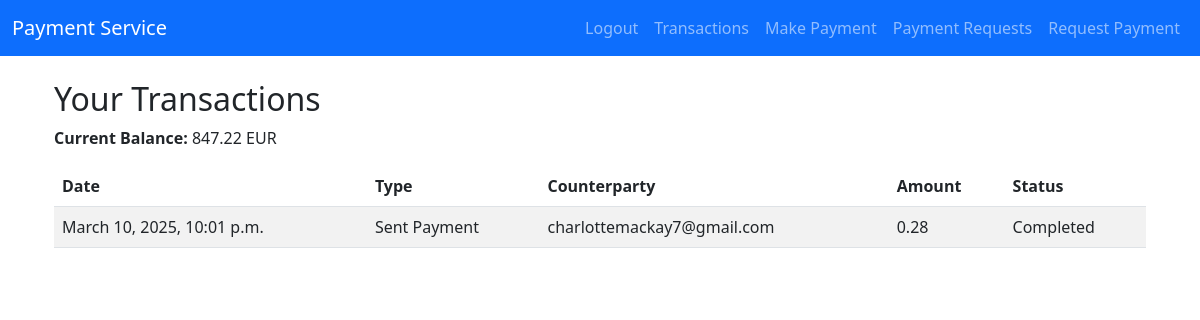
/webapps2025/pay/history/ (signed in), run on an earlier commit of the app's database.
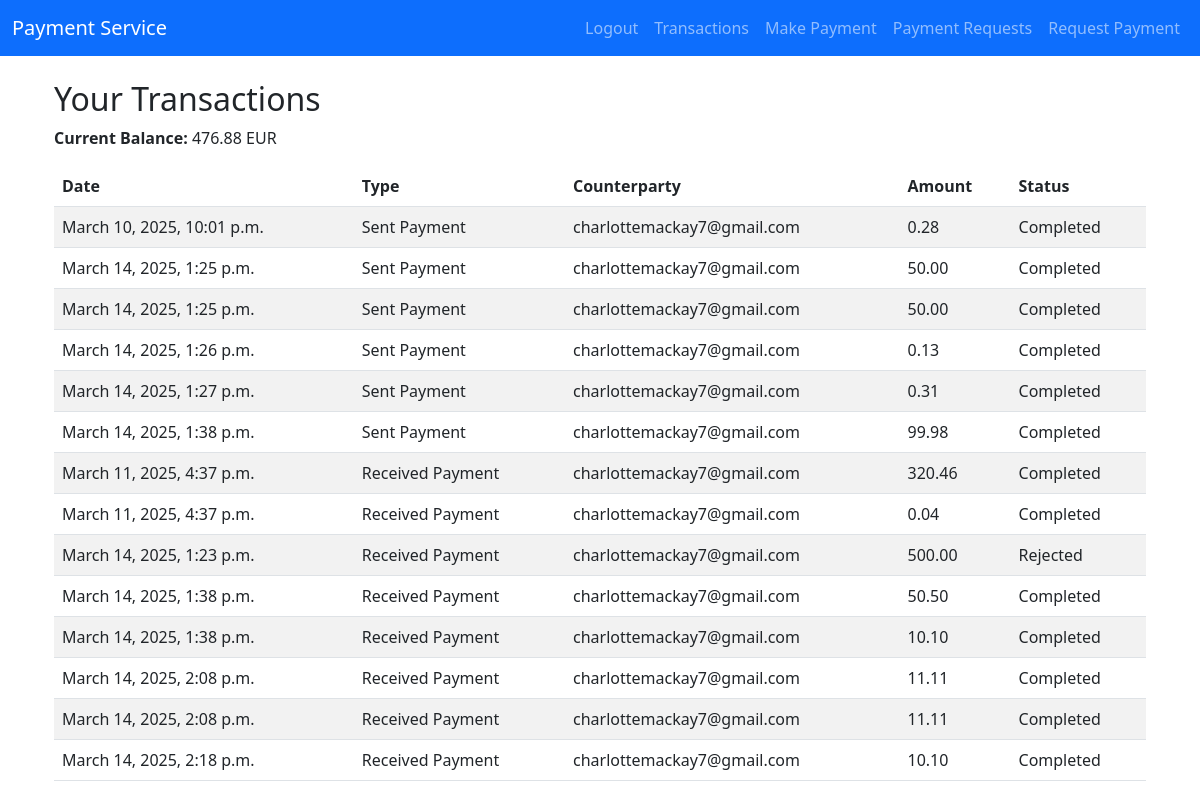
And on a later commit of the database.
### register/models.py (models this page shows, shortened)
class CustomUser(AbstractUser):
    CURRENCY_CHOICES = [
        ('GBP', 'Pounds'),
        ('USD', 'US Dollars'),
        ('EUR', 'Euros'),
    ]
    currency = models.CharField(max_length=3, choices=CURRENCY_CHOICES, default='GBP')
    balance = models.DecimalField(max_digits=10, decimal_places=2, default=Decimal('750.00'))

### payapp/models.py (models this page shows, shortened)
class Transaction(models.Model):
    TRANSACTION_TYPE_CHOICES = [
        ('PAYMENT', 'Payment'),
        ('REQUEST', 'Request'),
    ]
    sender = models.ForeignKey(
        settings.AUTH_USER_MODEL,
        on_delete=models.CASCADE,
        related_name='sent_transactions'
    )
    recipient = models.ForeignKey(
        settings.AUTH_USER_MODEL,
        on_delete=models.CASCADE,
        related_name='received_transactions'
    )
    transaction_type = models.CharField(max_length=8, choices=TRANSACTION_TYPE_CHOICES, default='PAYMENT')
    amount = models.DecimalField(max_digits=10, decimal_places=2)
    timestamp = models.DateTimeField(auto_now_add=True)
    remote_timestamp = models.CharField(max_length=50, null=True, blank=True)
    status = models.CharField(
        max_length=10,
        choices=[('Pending', 'Pending'), ('Completed', 'Completed'), ('Rejected', 'Rejected')],
        default='Pending'
    )

### payapp/views.py (the view)
# urls.py: path('webapps2025/pay/history/', transaction_history, name='transaction_history'),
@login_required
def transaction_history(request):
    user = request.user
    sent = user.sent_transactions.all()
    received = user.received_transactions.all()
    return render(request, 'payapp/transaction_history.html', {
        'sent': sent,
        'received': received,
    })

### templates/payapp/transaction_history.html (shortened to what this page needs)
{% extends "base.html" %}
{% block content %}
    <div class="container mt-4">
        <h2>Your Transactions</h2>
        <div class="mb-3">
            <strong>Current Balance:</strong>
            {{ user.balance }} {{ user.currency }}
        </div>
        {% if sent|length > 0 or received|length > 0 %}
            <table class="table table-striped">
                <thead>
                <tr>
                    <th>Date</th>
                    <th>Type</th>
                    <th>Counterparty</th>
                    <th>Amount</th>
                    <th>Status</th>
                </tr>
                </thead>
                <tbody>
                {% for t in sent %}
                    <tr>
                        <td>{{ t.timestamp }}</td>
                        <td>Sent Payment</td>
                        <td>{{ t.recipient.username }}</td>
                        <td>{{ t.amount }}</td>
                        <td>{{ t.status }}</td>
                    </tr>
                {% endfor %}
                {% for t in received %}
                    <tr>
                        <td>{{ t.timestamp }}</td>
                        <td>Received Payment</td>
                        <td>{{ t.sender.username }}</td>
                        <td>{{ t.amount }}</td>
                        <td>{{ t.status }}</td>
                    </tr>
                {% endfor %}
                </tbody>
            </table>
        {% else %}
            <p>No transactions found.</p>
        {% endif %}
    </div>
{% endblock content %}

### templates/base.html (shortened to what this page needs)
{% load static %}
<!DOCTYPE html>
<html lang="en">
<head>
    <link
            rel="stylesheet"
            href="https://cdn.jsdelivr.net/npm/bootstrap@5.3.0/dist/css/bootstrap.min.css"
    >
</head>
<body>
 <nav class="navbar navbar-expand-lg navbar-dark bg-primary">
    <div class="container-fluid">
        <a class="navbar-brand" href="{% url 'home' %}">Payment Service</a>
        <div class="collapse navbar-collapse" id="navbarNav">
            <ul class="navbar-nav ms-auto">
                {% if user.is_authenticated %}
                    <a class="nav-link" href="{% url 'logout' %}">Logout</a>
                {% else %}
                    <li class="nav-item">
                        <a class="nav-link" href="{% url 'register' %}">Register</a>
                    </li>
                    <a class="nav-link" href="{% url 'login' %}">Login</a>
                {% endif %}
                <li class="nav-item">
                    <a class="nav-link" href="{% url 'transaction_history' %}">Transactions</a>
                </li>
                <li class="nav-item">
                    <a class="nav-link" href="{% url 'make_payment' %}">Make Payment</a>
                </li>
                <li class="nav-item">
  <a class="nav-link" href="{% url 'requests_list' %}">
    Payment Requests
  </a>
</li>
                <li class="nav-item">
                    <a class="nav-link" href="{% url 'request_payment' %}">Request Payment</a>
                </li>
            </ul>
        </div>
    </div>
</nav>
<div class="container mt-4">
    {% block content %}{% endblock content %}
</div>
</body>
</html>

What changed in the data, as far as the page shows it:
changed CustomUser "EUR": balance "847.22" → "476.88"
added Transaction: timestamp "March 14, 2025, 1:25 p.m.", recipient.username "charlottemackay7@gmail.com", amount "50.00", status "Completed", shown under "Your Transactions"
added Transaction: timestamp "March 14, 2025, 1:25 p.m.", recipient.username "charlottemackay7@gmail.com", amount "50.00", status "Completed", shown under "Your Transactions"
added Transaction: timestamp "March 14, 2025, 1:26 p.m.", recipient.username "charlottemackay7@gmail.com", amount "0.13", status "Completed", shown under "Your Transactions"
added Transaction: timestamp "March 14, 2025, 1:27 p.m.", recipient.username "charlottemackay7@gmail.com", amount "0.31", status "Completed", shown under "Your Transactions"
added Transaction: timestamp "March 14, 2025, 1:38 p.m.", recipient.username "charlottemackay7@gmail.com", amount "99.98", status "Completed", shown under "Your Transactions"
added Transaction: timestamp "March 11, 2025, 4:37 p.m.", sender.username "charlottemackay7@gmail.com", amount "320.46", status "Completed"
added Transaction: timestamp "March 11, 2025, 4:37 p.m.", sender.username "charlottemackay7@gmail.com", amount "0.04", status "Completed"
added Transaction: timestamp "March 14, 2025, 1:23 p.m.", sender.username "charlottemackay7@gmail.com", amount "500.00", status "Rejected"
added Transaction: timestamp "March 14, 2025, 1:38 p.m.", sender.username "charlottemackay7@gmail.com", amount "50.50", status "Completed"
added Transaction: timestamp "March 14, 2025, 1:38 p.m.", sender.username "charlottemackay7@gmail.com", amount "10.10", status "Completed"
added Transaction: timestamp "March 14, 2025, 2:08 p.m.", sender.username "charlottemackay7@gmail.com", amount "11.11", status "Completed"
added Transaction: timestamp "March 14, 2025, 2:08 p.m.", sender.username "charlottemackay7@gmail.com", amount "11.11", status "Completed"
added Transaction: timestamp "March 14, 2025, 2:18 p.m.", sender.username "charlottemackay7@gmail.com", amount "10.10", status "Completed"
